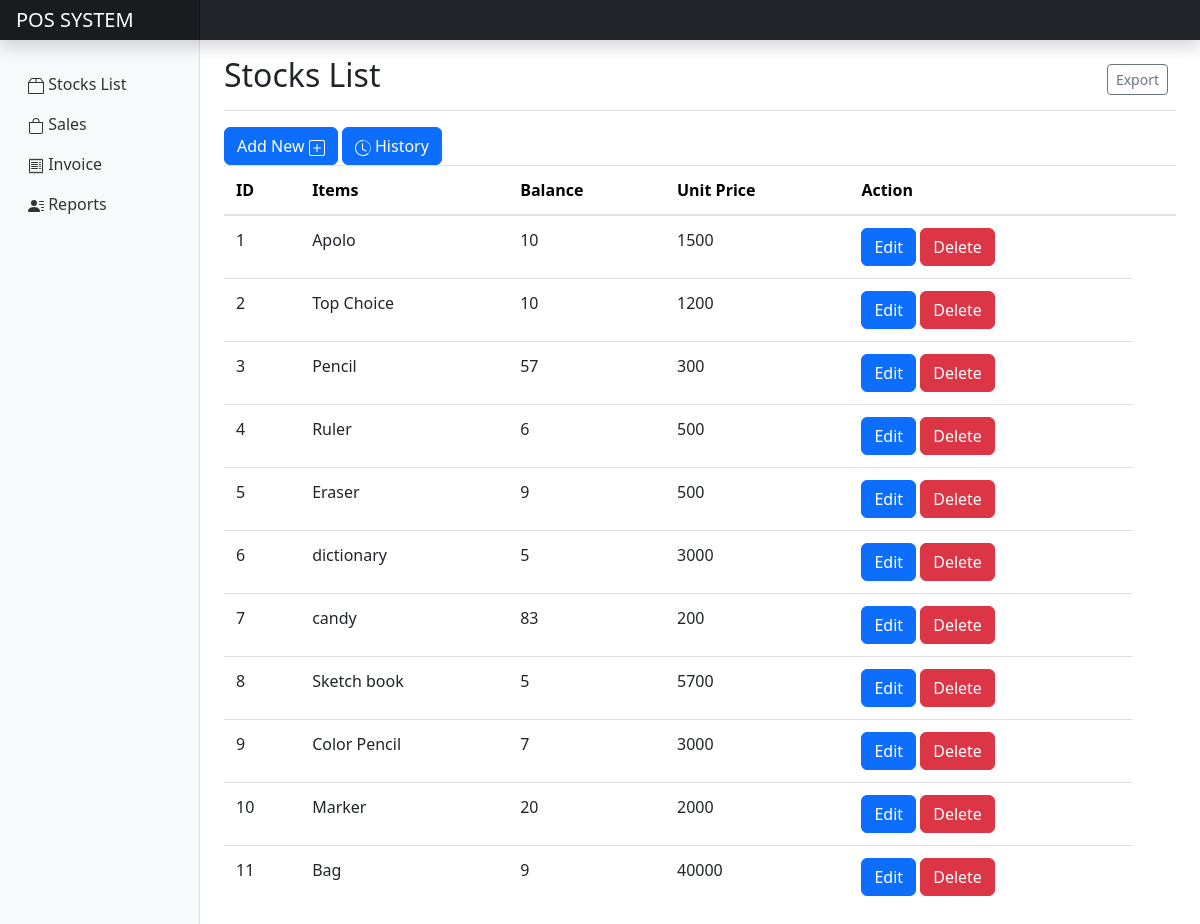
The page /stock.php on the database its author committed.
### tables this page shows
CREATE TABLE `stocks` (
  `id` int(11) NOT NULL,
  `name` varchar(100) NOT NULL,
  `balance` int(11) NOT NULL,
  `price` decimal(10,0) NOT NULL
);

### models/stocks.php (called while the page is built, shortened)
<?php
    class stocks extends Model{
        private static $table = "stocks";
        public static function getAll(){
            $query = "SELECT * FROM ". stocks::$table;
            $db = new DBConnection();
            $conn = $db->getConnection();
            $results = $conn->query($query);
            $stocks = [];
            while($row = mysqli_fetch_object($results)){
                $user = new stocks();
                $user-> id= $row->id;
                $user->name = $row->name;
                $user->balance = $row->balance;
                $user->price = $row->price;
                $stocks[] = $user;
            }
            return $stocks;
        }
    }
?>

### stock.php (the view, shortened to what this page needs)
<?php
require_once("models/stocks.php");
require_once("Templates/header.php");
$stocks = stocks::getAll();
?>
<main class="col-md-9 ms-sm-auto col-lg-10 px-md-4">
    <div class="d-flex justify-content-between flex-wrap flex-md-nowrap align-items-center pt-3 pb-2 mb-3 border-bottom">
        <h1 class="h2">Stocks List</h1>
        <div class="btn-toolbar mb-2 mb-md-0">
            <div class="btn-group me-2">
                <button type="button" class="btn btn-sm btn-outline-secondary" onclick="window.print()">Export</button>
            </div>
        </div>
    </div>
    <a href="create.php" class="btn btn-primary">Add New
    </a>
    <a href="updatehistory.php" class="btn btn-primary">
 History</a>
    <?php require_once("css/sale.php"); ?>
    <div class="table-responsive">
        <table class="table1 table1-bordered">
            <thead class="table-light" >
                <tr>
                    <th scope="col">ID</th>
                    <th scope="col">Items</th>
                    <th scope="col">Balance</th>
                    <th scope="col">Unit Price</th>
                    <th scope="col">Action</th>
                    <th scope="col"></th>
                </tr>
            </thead>
            <tbody>
                <?php foreach ($stocks as $s) : ?>
                    <tr>
                        <td><?= $s->id ?></td>
                        <td><?= $s->name ?></td>
                        <td><?= $s->balance ?></td>
                        <td><?= $s->price ?></td>
                        <td><a href="updatephp.php?id=<?= $s->id ?>" class="btn btn-primary">Edit</a>
                            <a href="delete.php? id=<?= $s->id ?>" class="btn btn-danger"
                            onclick="return confirm('Are U Sure?')">Delete</a>
                        </td>
                    </tr>
                <?php endforeach; ?>
            </tbody>
        </table>
    </div>
</main>
<?php
require_once("./Templates/footer.php");
?>

### css/dashboard.css (style rules this page uses)
body { font-size: .875rem; }

### css/sale.php (style rules this page uses)
.table1 { width: 100%; margin-bottom: 1rem; color: #212529; }
.table1 th, .table1 td { padding: 0.75rem; vertical-align: top; border-top: 1px solid #dee2e6; }
.table1 thead th { vertical-align: bottom; border-bottom: 2px solid #dee2e6; }

### rows shown on the page
stocks: id "1", name "Apolo", balance "10", price "1500"
stocks: id "2", name "Top Choice", balance "10", price "1200"
stocks: id "3", name "Pencil", balance "57", price "300"
stocks: id "4", name "Ruler", balance "6", price "500"
stocks: id "5", name "Eraser", balance "9", price "500"
stocks: id "6", name "dictionary", balance "5", price "3000"
stocks: id "7", name "candy", balance "83", price "200"
stocks: id "8", name "Sketch book", balance "5", price "5700"
stocks: id "9", name "Color Pencil", balance "7", price "3000"
stocks: id "10", name "Marker", balance "20", price "2000"
stocks: id "11", name "Bag", balance "9", price "40000"
